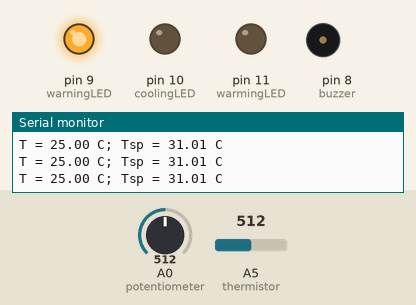
Simulated run of this sketch. Board: Arduino Uno, built with avr-gcc and run on an emulated ATmega328P. Parts: output pins drawn as LEDs (lit = HIGH), buzzer (waves = sounding, pin HIGH), the last lines printed to the serial monitor. The test bench sets the inputs (shaded band); at power-on: A0 (potentiometer) = 512, A5 (thermistor) = 512.

Above: at 1.2 s.
1.3 s: A0 (potentiometer) set to 449
4.3 s: A0 (potentiometer) set to 424
At 5.2 s:
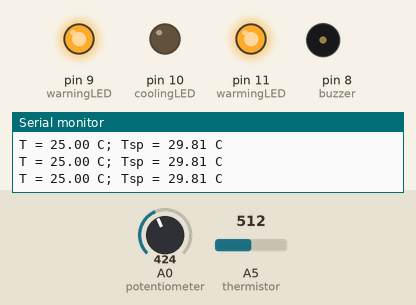
5.8 s: A0 (potentiometer) set to 77
7.3 s: A0 (potentiometer) set to 66
At 7.8 s:
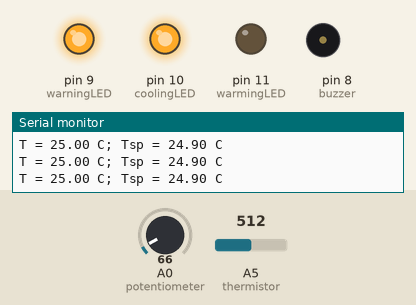
8.8 s: A5 (thermistor) set to 551
11.8 s: A5 (thermistor) set to 576
At 12.06 s:
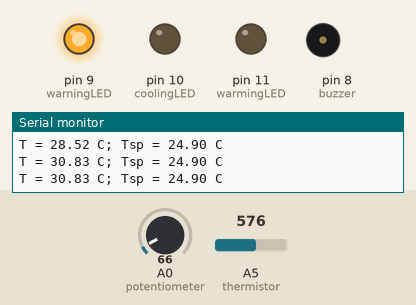
Timing chart, 0 to 15.8 s (numbered marks = the images above; inputs shaded):
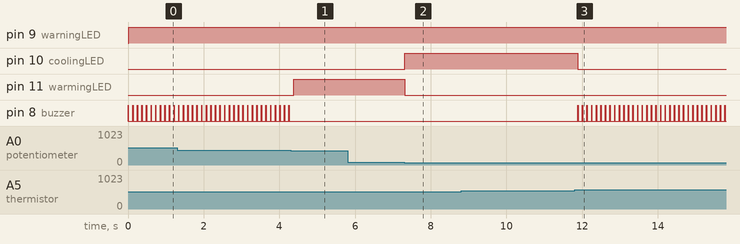

The sketch:

incubator.ino
```cpp
#include <math.h>

//CONSTANTS
float cFactor = 0.0137;
float fFactor = 1.8;

//PINS
int potentiometer = A0;
int button2 = 13;
int button1 = 12;
int warmingLED = 11;
int coolingLED = 10;
int warningLED = 9;
int thermistor = A5;
int buzzer = 8;

//SIGNIFICANT VARIABLES
float Tsp;
float tempOut;

//STATE VARIABLES
int b1 = LOW;
int b2 = LOW;

//Toggle fahrenheit or celsius mode
char toggle = 'c';

//Maximum and minimum values
double maximum = 0;
double minimum = 0;
double maximumF;
double minimumF;


void setup(){
	pinMode(potentiometer,INPUT);
	pinMode(button1,INPUT);
	pinMode(button2,INPUT);
	pinMode(warmingLED,OUTPUT);
	pinMode(coolingLED,OUTPUT);
	pinMode(warningLED,OUTPUT);
	pinMode(thermistor,INPUT);
	pinMode(buzzer, OUTPUT);
	Serial.begin(9600);
}

void loop(){
	digitalWrite(warmingLED,LOW);
	digitalWrite(coolingLED,LOW);

	//Read potentiometer and set Tsp
	int pot = analogRead(potentiometer);
	Tsp = degreesC(pot);

	//Read thermistor and set temperature
	int readVal = analogRead(thermistor); //Gets the readout from the Temp sensor.
	tempOut =  Thermistor(readVal); //Sends the readout to the function that calculate the real Temp in Celsius

	determineAlarm();

	convertTemp();

	findMaxMin();

	//Print statements
	if (b1 == HIGH && b2 == LOW){
		Serial.print("Tmax = ");
		Serial.print(maximum);
		Serial.print(" C; Tmin = ");
		Serial.print(minimum);
		Serial.print(" C\n");

        }

        else if (b1 == HIGH && b2 == HIGH){
		Serial.print("Tmax = ");
		Serial.print(degreesF(maximum));
		Serial.print(" F; Tmin = ");
		Serial.print(degreesF(minimum));
		Serial.print(" F\n");
        }
  else if (b1 == LOW && b2 == LOW){
		Serial.print("T = ");
		Serial.print(tempOut);
		Serial.print(" C; Tsp = ");
		Serial.print(Tsp);
		Serial.print(" C\n");
  }
	else  {
		Serial.print("T = ");
		Serial.print(tempOut);
		Serial.print(" F; Tsp = ");
		Serial.print(Tsp);
		Serial.print(" F\n");

}

	delay(100);
}

//===============================================================================

//Determine if tempOut > or < Tsp
void determineAlarm(){
	if (tempOut < (Tsp-5) || tempOut > (Tsp+5)){
    	  digitalWrite(buzzer, HIGH);   // turn the LED on (HIGH is the voltage level)
    	  delay(10);              // wait for a second
    	  digitalWrite(buzzer, LOW);    // turn the LED off by making the voltage LOW
    	  delay(10);              // wait for a second
 	  digitalWrite(warningLED, HIGH);
          digitalWrite(coolingLED, LOW);
          digitalWrite(warmingLED, LOW);
	}

	//Turn on lEDs depending on cooling or warming if the inubator is functioning
	//correctly
	else if (tempOut < Tsp){
		digitalWrite(warmingLED,HIGH);
	}

	else if (tempOut > Tsp){
		digitalWrite(coolingLED,HIGH);
	}

        else{
                digitalWrite(coolingLED, LOW);
                digitalWrite(warmingLED, LOW);
        }
}

//Print maximum and minimum values
void printMaxMin(){
	if (b2 == LOW){
		Serial.print("Tmax = ");
		Serial.print(maximum);
		Serial.print(" C; Tmin = ");
		Serial.print(minimum);
		Serial.print(" C\n");
	}

	else {
		Serial.print("Tmax = ");
		Serial.print(maximumF);
		Serial.print(" F; Tmin = ");
		Serial.print(minimumF);
		Serial.print(" F\n");
	}
}

//Calculate max and min temperatures
void findMaxMin(){
	if (tempOut > maximum){
		maximum = tempOut;
		maximumF = degreesF(maximum);
	}
	else if (tempOut < minimum){
		minimum = tempOut;
		minimumF =  degreesF(minimum);
	}
}

//Print temperature and Tsp
void printTemp(){
  if (b2 == LOW){
		Serial.print("T = ");
		Serial.print(tempOut);
		Serial.print(" C; Tsp = ");
		Serial.print(Tsp);
		Serial.print(" C\n");
  }
	else if (b2 == HIGH){
		Serial.print("T = ");
		Serial.print(tempOut);
		Serial.print(" F; Tsp = ");
		Serial.print(Tsp);
		Serial.print(" F\n");
        }
}

//Convert to degrees celsius
float degreesC(int pot){
	float c;
	return c = cFactor*(pot) + 24;
}

//convert to degrees fahrenheit
float degreesF(int c){
	float f;
	return f = (c * 9.0)/ 5.0 + 32.0;
}

double Thermistor(int RawADC){
	double tempC; //Temperature in Celsius
	tempC = log(10000.0 * ((1024.0 / RawADC - 1)));
	tempC = 1 / (0.001129148 + (0.000234125 + (0.0000000876741 * tempC * tempC )) * tempC );
	tempC = tempC - 273.15;            // Convert Kelvin to Celcius
	//Temp = (Temp * 9.0)/ 5.0 + 32.0; // Convert Celcius to Fahrenheit
	return tempC;
}

//Convert temperature to F or C based on button press
void convertTemp(){
	//Button 2 is pressed, and temperature is displaying Celsius, switch to Fahrenheit
	if (b2 == HIGH){
		tempOut = degreesF(tempOut);
	}
}
```

Measured:
- the behaviour switches between 438 and 437 on A0 (potentiometer) (found by bisection; images 0 and 1)
- the behaviour switches between 73 and 72 on A0 (potentiometer) (found by bisection; images 1 and 2)
- the behaviour switches between 566 and 567 on A5 (thermistor) (found by bisection; images 2 and 3)
- after the input at 4.3 s, pin 11 (warmingLED): LOW → HIGH after 0.07 s; pin 8 (buzzer): stops changing and stays LOW
- after the input at 7.3 s, pin 10 (coolingLED): LOW → HIGH at once; pin 11 (warmingLED): HIGH → LOW at once
- after the input at 11.8 s, pin 10 (coolingLED): HIGH → LOW after 0.08 s; pin 8 (buzzer): alternates HIGH for 0.01 s and LOW for 0.11 s, starting after 0.08 s
- by itself, pin 8 (buzzer): alternates HIGH for 0.01 s and LOW for 0.11 s
